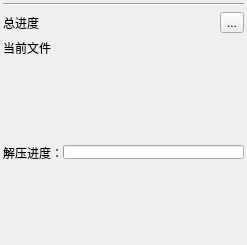
<?xml version="1.0" encoding="UTF-8"?>
<ui version="4.0">
 <class>Form</class>
 <widget class="QWidget" name="Form">
  <property name="geometry">
   <rect>
    <x>0</x>
    <y>0</y>
    <width>247</width>
    <height>245</height>
   </rect>
  </property>
  <property name="windowTitle">
   <string>Form</string>
  </property>
  <layout class="QVBoxLayout" name="verticalLayout" stretch="1,0,0,0,0">
   <property name="spacing">
    <number>6</number>
   </property>
   <property name="leftMargin">
    <number>3</number>
   </property>
   <property name="topMargin">
    <number>3</number>
   </property>
   <property name="rightMargin">
    <number>3</number>
   </property>
   <property name="bottomMargin">
    <number>3</number>
   </property>
   <item>
    <layout class="QVBoxLayout" name="layout_label_drop">
     <property name="spacing">
      <number>0</number>
     </property>
    </layout>
   </item>
   <item>
    <widget class="Line" name="line">
     <property name="orientation">
      <enum>Qt::Horizontal</enum>
     </property>
    </widget>
   </item>
   <item>
    <layout class="QHBoxLayout" name="horizontalLayout_4">
     <property name="spacing">
      <number>0</number>
     </property>
     <item>
      <widget class="QLabel" name="label_schedule_file">
       <property name="text">
        <string>总进度</string>
       </property>
      </widget>
     </item>
     <item>
      <widget class="QToolButton" name="toolButton_stop">
       <property name="text">
        <string>...</string>
       </property>
      </widget>
     </item>
    </layout>
   </item>
   <item>
    <widget class="QLabel" name="label_current_file">
     <property name="text">
      <string>当前文件</string>
     </property>
    </widget>
   </item>
   <item>
    <widget class="QStackedWidget" name="stackedWidget">
     <property name="currentIndex">
      <number>2</number>
     </property>
     <widget class="QWidget" name="page">
      <layout class="QHBoxLayout" name="horizontalLayout">
       <property name="spacing">
        <number>0</number>
       </property>
       <property name="leftMargin">
        <number>0</number>
       </property>
       <property name="topMargin">
        <number>0</number>
       </property>
       <property name="rightMargin">
        <number>0</number>
       </property>
       <property name="bottomMargin">
        <number>0</number>
       </property>
       <item>
        <widget class="QLabel" name="label_state">
         <property name="text">
          <string>当前进度</string>
         </property>
        </widget>
       </item>
      </layout>
     </widget>
     <widget class="QWidget" name="page_2">
      <layout class="QHBoxLayout" name="horizontalLayout_2">
       <property name="spacing">
        <number>0</number>
       </property>
       <property name="leftMargin">
        <number>0</number>
       </property>
       <property name="topMargin">
        <number>0</number>
       </property>
       <property name="rightMargin">
        <number>0</number>
       </property>
       <property name="bottomMargin">
        <number>0</number>
       </property>
       <item>
        <widget class="QLabel" name="label_5">
         <property name="text">
          <string>测试密码：</string>
         </property>
        </widget>
       </item>
       <item>
        <widget class="QLabel" name="label_schedule_test">
         <property name="sizePolicy">
          <sizepolicy hsizetype="Expanding" vsizetype="Preferred">
           <horstretch>0</horstretch>
           <verstretch>0</verstretch>
          </sizepolicy>
         </property>
         <property name="text">
          <string>0/0</string>
         </property>
        </widget>
       </item>
      </layout>
     </widget>
     <widget class="QWidget" name="page_3">
      <layout class="QHBoxLayout" name="horizontalLayout_3">
       <property name="spacing">
        <number>0</number>
       </property>
       <property name="leftMargin">
        <number>0</number>
       </property>
       <property name="topMargin">
        <number>0</number>
       </property>
       <property name="rightMargin">
        <number>0</number>
       </property>
       <property name="bottomMargin">
        <number>0</number>
       </property>
       <item>
        <widget class="QLabel" name="label_6">
         <property name="text">
          <string>解压进度：</string>
         </property>
        </widget>
       </item>
       <item>
        <widget class="QProgressBar" name="progressBar_schedule_extract">
         <property name="maximumSize">
          <size>
           <width>16777215</width>
           <height>14</height>
          </size>
         </property>
         <property name="font">
          <font>
           <kerning>true</kerning>
          </font>
         </property>
         <property name="value">
          <number>0</number>
         </property>
         <property name="textVisible">
          <bool>false</bool>
         </property>
        </widget>
       </item>
      </layout>
     </widget>
    </widget>
   </item>
  </layout>
 </widget>
 <resources/>
 <connections/>
</ui>
